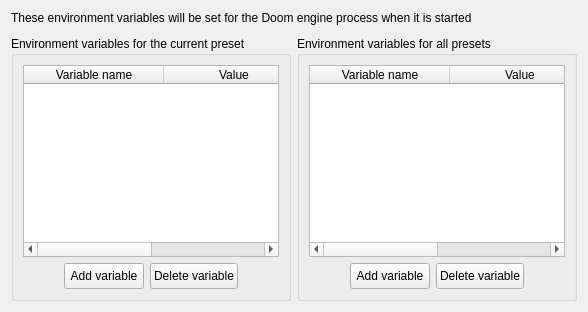
      <widget class="QWidget" name="environmentTab">
       <attribute name="title">
        <string>Environment</string>
       </attribute>
       <layout class="QVBoxLayout" name="verticalLayout_25">
        <item>
         <widget class="QLabel" name="label_2">
          <property name="text">
           <string>These environment variables will be set for the Doom engine process when it is started</string>
          </property>
         </widget>
        </item>
        <item>
         <spacer name="verticalSpacer_5">
          <property name="orientation">
           <enum>Qt::Vertical</enum>
          </property>
          <property name="sizeType">
           <enum>QSizePolicy::Fixed</enum>
          </property>
          <property name="sizeHint" stdset="0">
           <size>
            <width>20</width>
            <height>5</height>
           </size>
          </property>
         </spacer>
        </item>
        <item>
         <layout class="QHBoxLayout" name="hLayout_envVars">
          <item>
           <widget class="QGroupBox" name="presetEnvVarsGrpBox">
            <property name="title">
             <string>Environment variables for the current preset</string>
            </property>
            <layout class="QVBoxLayout" name="verticalLayout_24">
             <item>
              <widget class="QTableWidget" name="presetEnvVarTable">
               <property name="selectionMode">
                <enum>QAbstractItemView::SingleSelection</enum>
               </property>
               <property name="selectionBehavior">
                <enum>QAbstractItemView::SelectRows</enum>
               </property>
               <property name="gridStyle">
                <enum>Qt::NoPen</enum>
               </property>
               <attribute name="horizontalHeaderDefaultSectionSize">
                <number>140</number>
               </attribute>
               <attribute name="horizontalHeaderStretchLastSection">
                <bool>true</bool>
               </attribute>
               <attribute name="verticalHeaderVisible">
                <bool>false</bool>
               </attribute>
               <column>
                <property name="text">
                 <string>Variable name</string>
                </property>
               </column>
               <column>
                <property name="text">
                 <string>Value</string>
                </property>
               </column>
              </widget>
             </item>
             <item>
              <layout class="QHBoxLayout" name="hLayout_presetEnvVarsButtons">
               <item>
                <spacer name="horizontalSpacer_17">
                 <property name="orientation">
                  <enum>Qt::Horizontal</enum>
                 </property>
                 <property name="sizeHint" stdset="0">
                  <size>
                   <width>40</width>
                   <height>20</height>
                  </size>
                 </property>
                </spacer>
               </item>
               <item>
                <widget class="QPushButton" name="presetEnvVarBtnAdd">
                 <property name="sizePolicy">
                  <sizepolicy hsizetype="Expanding" vsizetype="Fixed">
                   <horstretch>0</horstretch>
                   <verstretch>0</verstretch>
                  </sizepolicy>
                 </property>
                 <property name="minimumSize">
                  <size>
                   <width>26</width>
                   <height>26</height>
                  </size>
                 </property>
                 <property name="text">
                  <string>Add variable</string>
                 </property>
                 <property name="icon">
                  <iconset resource="../Resources/Resources.qrc">
                   <normaloff>:/AddItem.png</normaloff>:/AddItem.png</iconset>
                 </property>
                </widget>
               </item>
               <item>
                <widget class="QPushButton" name="presetEnvVarBtnDel">
                 <property name="sizePolicy">
                  <sizepolicy hsizetype="MinimumExpanding" vsizetype="Fixed">
                   <horstretch>0</horstretch>
                   <verstretch>0</verstretch>
                  </sizepolicy>
                 </property>
                 <property name="minimumSize">
                  <size>
                   <width>26</width>
                   <height>26</height>
                  </size>
                 </property>
                 <property name="text">
                  <string>Delete variable</string>
                 </property>
                 <property name="icon">
                  <iconset resource="../Resources/Resources.qrc">
                   <normaloff>:/DeleteItem.png</normaloff>:/DeleteItem.png</iconset>
                 </property>
                </widget>
               </item>
               <item>
                <spacer name="horizontalSpacer_18">
                 <property name="orientation">
                  <enum>Qt::Horizontal</enum>
                 </property>
                 <property name="sizeHint" stdset="0">
                  <size>
                   <width>40</width>
                   <height>20</height>
                  </size>
                 </property>
                </spacer>
               </item>
              </layout>
             </item>
            </layout>
           </widget>
          </item>
          <item>
           <widget class="QGroupBox" name="globalEnvVarsGrpBox">
            <property name="title">
             <string>Environment variables for all presets</string>
            </property>
            <layout class="QVBoxLayout" name="verticalLayout_23">
             <item>
              <widget class="QTableWidget" name="globalEnvVarTable">
               <property name="selectionMode">
                <enum>QAbstractItemView::SingleSelection</enum>
               </property>
               <property name="selectionBehavior">
                <enum>QAbstractItemView::SelectRows</enum>
               </property>
               <property name="gridStyle">
                <enum>Qt::NoPen</enum>
               </property>
               <attribute name="horizontalHeaderDefaultSectionSize">
                <number>140</number>
               </attribute>
               <attribute name="horizontalHeaderStretchLastSection">
                <bool>true</bool>
               </attribute>
               <attribute name="verticalHeaderVisible">
                <bool>false</bool>
               </attribute>
               <column>
                <property name="text">
                 <string>Variable name</string>
                </property>
               </column>
               <column>
                <property name="text">
                 <string>Value</string>
                </property>
               </column>
              </widget>
             </item>
             <item>
              <layout class="QHBoxLayout" name="hLayout_globalEnvVarsButtons">
               <item>
                <spacer name="horizontalSpacer_19">
                 <property name="orientation">
                  <enum>Qt::Horizontal</enum>
                 </property>
                 <property name="sizeHint" stdset="0">
                  <size>
                   <width>40</width>
                   <height>20</height>
                  </size>
                 </property>
                </spacer>
               </item>
               <item>
                <widget class="QPushButton" name="globalEnvVarBtnAdd">
                 <property name="sizePolicy">
                  <sizepolicy hsizetype="Expanding" vsizetype="Fixed">
                   <horstretch>0</horstretch>
                   <verstretch>0</verstretch>
                  </sizepolicy>
                 </property>
                 <property name="minimumSize">
                  <size>
                   <width>26</width>
                   <height>26</height>
                  </size>
                 </property>
                 <property name="text">
                  <string>Add variable</string>
                 </property>
                 <property name="icon">
                  <iconset resource="../Resources/Resources.qrc">
                   <normaloff>:/AddItem.png</normaloff>:/AddItem.png</iconset>
                 </property>
                </widget>
               </item>
               <item>
                <widget class="QPushButton" name="globalEnvVarBtnDel">
                 <property name="sizePolicy">
                  <sizepolicy hsizetype="Expanding" vsizetype="Fixed">
                   <horstretch>0</horstretch>
                   <verstretch>0</verstretch>
                  </sizepolicy>
                 </property>
                 <property name="minimumSize">
                  <size>
                   <width>26</width>
                   <height>26</height>
                  </size>
                 </property>
                 <property name="text">
                  <string>Delete variable</string>
                 </property>
                 <property name="icon">
                  <iconset resource="../Resources/Resources.qrc">
                   <normaloff>:/DeleteItem.png</normaloff>:/DeleteItem.png</iconset>
                 </property>
                </widget>
               </item>
               <item>
                <spacer name="horizontalSpacer_20">
                 <property name="orientation">
                  <enum>Qt::Horizontal</enum>
                 </property>
                 <property name="sizeHint" stdset="0">
                  <size>
                   <width>40</width>
                   <height>20</height>
                  </size>
                 </property>
                </spacer>
               </item>
              </layout>
             </item>
            </layout>
           </widget>
          </item>
         </layout>
        </item>
       </layout>
      </widget>
